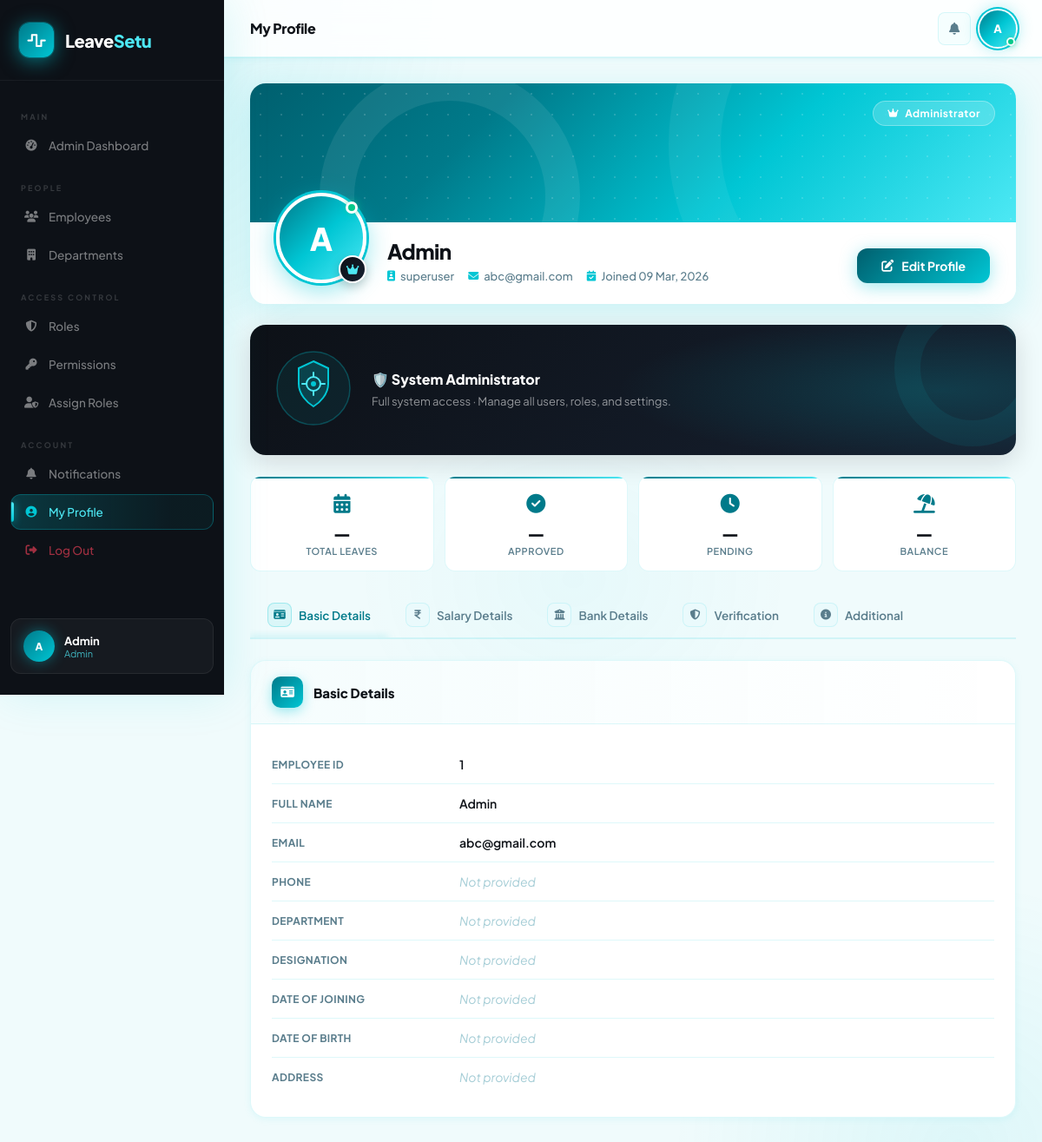
/dashboard/ (signed in), run on the app's committed database.
### users/models.py (models this page shows, shortened)
class User(AbstractUser):
    email = models.EmailField(unique=True)
    role = models.ForeignKey(
        Role,
        on_delete=models.SET_NULL,
        null=True,
        blank=True
    )
    department = models.ForeignKey(
        Department,
        on_delete=models.SET_NULL,
        null=True,
        blank=True
    )
    reporting_manager = models.ForeignKey(
        "self",
        on_delete=models.SET_NULL,
        null=True,
        blank=True,
        related_name="team_members"
    )
    phone = models.CharField(max_length=15, blank=True, null=True)
    date_of_joining = models.DateField(null=True, blank=True)
    is_senior = models.BooleanField(default=False)
    USERNAME_FIELD = "email"
    REQUIRED_FIELDS = ["username"]

class Role(models.Model):
    name = models.CharField(max_length=50, unique=True)

### users/views.py (the view)
# urls.py: path('dashboard/',         views.dashboard_template_view, name='dashboard'),
@login_required
def dashboard_template_view(request):
    user    = request.user
    profile = _build_profile_context(user)
    total_leaves    = 0
    approved_leaves = 0
    pending_leaves  = 0
    try:
        from leaves.models import LeaveRequest          # adjust app/model name
        qs              = LeaveRequest.objects.filter(user=user)
        total_leaves    = qs.count()
        approved_leaves = qs.filter(status='Approved').count()
        pending_leaves  = qs.filter(status='Pending').count()
    except Exception:
        pass    # leave stats default to 0 if model not available yet
    context = {
        'profile':         profile,
        'total_leaves':    total_leaves,
        'approved_leaves': approved_leaves,
        'pending_leaves':  pending_leaves,
        'leave_balance':   profile.leave_balance,
    }
    return render(request, 'dashboard.html', context)

### users/templates/dashboard.html (shortened to what this page needs)
{% extends 'base.html' %}
{% block page_title %}My Profile{% endblock %}
{% block content %}
<div class="profile-hero animate-in">
    <div class="hero-banner">
        <div class="hero-dots"></div>
        <div class="hero-role-badge">
            {% if request.user.role %}
                {% if request.user.role.name == "Admin" %}
                    <i class="fa-solid fa-crown"></i> Administrator
                {% elif request.user.role.name == "Manager" %}
                    <i class="fa-solid fa-briefcase"></i> Manager
                {% elif request.user.role.name == "HR" %}
                    <i class="fa-solid fa-users-gear"></i> Human Resources
                {% elif request.user.role.name == "TL" %}
                    <i class="fa-solid fa-code-branch"></i> Team Lead
                {% else %}
                    <i class="fa-solid fa-user-tie"></i> Employee
                {% endif %}
            {% endif %}
        </div>
    </div>
    <div class="hero-avatar-section">
        <div class="avatar-ring">
            <div class="avatar-big">
                {{ request.user.first_name|first|upper }}{{ request.user.last_name|first|upper }}
                <div class="avatar-online"></div>
                <div class="avatar-role-icon">
                    {% if request.user.role %}
                        {% if request.user.role.name == "Admin" %}
                            <i class="fa-solid fa-crown"></i>
                        {% elif request.user.role.name == "Manager" %}
                            <i class="fa-solid fa-briefcase"></i>
                        {% elif request.user.role.name == "HR" %}
                            <i class="fa-solid fa-users-gear"></i>
                        {% elif request.user.role.name == "TL" %}
                            <i class="fa-solid fa-code-branch"></i>
                        {% else %}
                            <i class="fa-solid fa-user-tie"></i>
                        {% endif %}
                    {% endif %}
                </div>
            </div>
        </div>
        <div class="hero-info">
            <div class="hero-name">{{ request.user.get_full_name|default:request.user.username }}</div>
            <div class="hero-meta">
                <span class="hero-meta-item">
                    <i class="fa-solid fa-id-badge"></i>
                    {{ request.user.username }}
                </span>
                <span class="hero-meta-item">
                    <i class="fa-solid fa-envelope"></i>
                    {{ request.user.email|default:"—" }}
                </span>
                {% if request.user.date_joined %}
                <span class="hero-meta-item">
                    <i class="fa-solid fa-calendar-check"></i>
                    Joined {{ request.user.date_joined|date:"d M, Y" }}
                </span>
                {% endif %}
            </div>
        </div>
        <div class="hero-actions">
            <button class="btn-save" onclick="toggleEditMode()">
                <i class="fa-solid fa-pen-to-square" id="editBtnIcon"></i>
                <span id="editBtnText">Edit Profile</span>
            </button>
        </div>
    </div>
</div>
<div class="role-illo-card animate-in delay-1">
    <div class="role-illo-svg">
    </div>
    <div class="role-illo-text">
        <h3>
            {% if request.user.role %}
                {% if request.user.role.name == "Admin" %}🛡️ System Administrator
                {% elif request.user.role.name == "HR" %}👥 Human Resources
                {% elif request.user.role.name == "Manager" %}💼 Manager
                {% elif request.user.role.name == "TL" %}🌿 Team Lead
                {% else %}✨ Team Member
                {% endif %}
            {% else %}Welcome!{% endif %}
        </h3>
        <p>
            {% if request.user.role %}
                {% if request.user.role.name == "Admin" %}Full system access · Manage all users, roles, and settings.
                {% elif request.user.role.name == "HR" %}Manage employee records, leaves, and HR policies.
                {% elif request.user.role.name == "Manager" %}Oversee your team, approve leaves, and track performance.
                {% elif request.user.role.name == "TL" %}Lead your team, review leave requests, and track progress.
                {% else %}Apply for leaves, track balances, and manage your profile.
                {% endif %}
            {% endif %}
        </p>
    </div>
</div>
<div class="profile-stats animate-in delay-2">
    <div class="ps-chip">
        <div class="ps-chip-icon"><i class="fa-solid fa-calendar-days"></i></div>
        <div class="ps-chip-val">{{ total_leaves|default:"—" }}</div>
        <div class="ps-chip-label">Total Leaves</div>
    </div>
    <div class="ps-chip">
        <div class="ps-chip-icon"><i class="fa-solid fa-circle-check"></i></div>
        <div class="ps-chip-val">{{ approved_leaves|default:"—" }}</div>
        <div class="ps-chip-label">Approved</div>
    </div>
    <div class="ps-chip">
        <div class="ps-chip-icon"><i class="fa-solid fa-clock"></i></div>
        <div class="ps-chip-val">{{ pending_leaves|default:"—" }}</div>
        <div class="ps-chip-label">Pending</div>
    </div>
    <div class="ps-chip">
        <div class="ps-chip-icon"><i class="fa-solid fa-umbrella-beach"></i></div>
        <div class="ps-chip-val">{{ leave_balance|default:"—" }}</div>
        <div class="ps-chip-label">Balance</div>
    </div>
</div>
<div class="profile-tabs animate-in delay-3" id="profileTabs">
    <button class="ptab active" onclick="switchTab('basic', this)">
        <span class="ptab-icon"><i class="fa-solid fa-id-card"></i></span>
        Basic Details
    </button>
    <button class="ptab" onclick="switchTab('salary', this)">
        <span class="ptab-icon"><i class="fa-solid fa-indian-rupee-sign"></i></span>
        Salary Details
    </button>
    <button class="ptab" onclick="switchTab('bank', this)">
        <span class="ptab-icon"><i class="fa-solid fa-building-columns"></i></span>
        Bank Details
    </button>
    <button class="ptab" onclick="switchTab('verification', this)">
        <span class="ptab-icon"><i class="fa-solid fa-shield-halved"></i></span>
        Verification
    </button>
    <button class="ptab" onclick="switchTab('additional', this)">
        <span class="ptab-icon"><i class="fa-solid fa-circle-info"></i></span>
        Additional
    </button>
</div>
<div class="tab-panel active animate-in delay-4" id="panel-basic">
    <div class="section-card">
        <div class="section-card-header">
            <div class="section-card-title">
                <div class="section-title-icon"><i class="fa-solid fa-id-card"></i></div>
                Basic Details
            </div>
        </div>
        <div class="section-card-body">
            <div id="view-basic">
                <div class="field-row">
                    <div class="field-label">Employee ID</div>
                    <div class="field-value">{{ profile.employee_id|default:"—" }}</div>
                </div>
                <div class="field-row">
                    <div class="field-label">Full Name</div>
                    <div class="field-value">{{ request.user.get_full_name|default:"—" }}</div>
                </div>
                <div class="field-row">
                    <div class="field-label">Email</div>
                    <div class="field-value">{{ request.user.email|default:"—" }}</div>
                </div>
                <div class="field-row">
                    <div class="field-label">Phone</div>
                    <div class="field-value {% if not profile.phone %}empty{% endif %}">{{ profile.phone|default:"Not provided" }}</div>
                </div>
                <div class="field-row">
                    <div class="field-label">Department</div>
                    <div class="field-value {% if not profile.department %}empty{% endif %}">{{ profile.department|default:"Not provided" }}</div>
                </div>
                <div class="field-row">
                    <div class="field-label">Designation</div>
                    <div class="field-value {% if not profile.designation %}empty{% endif %}">{{ profile.designation|default:"Not provided" }}</div>
                </div>
                <div class="field-row">
                    <div class="field-label">Date of Joining</div>
                    <div class="field-value {% if not profile.date_of_joining %}empty{% endif %}">{{ profile.date_of_joining|date:"d M, Y"|default:"Not provided" }}</div>
                </div>
                <div class="field-row">
                    <div class="field-label">Date of Birth</div>
                    <div class="field-value {% if not profile.date_of_birth %}empty{% endif %}">{{ profile.date_of_birth|date:"d M, Y"|default:"Not provided" }}</div>
                </div>
                <div class="field-row">
                    <div class="field-label">Address</div>
                    <div class="field-value {% if not profile.address %}empty{% endif %}">{{ profile.address|default:"Not provided" }}</div>
                </div>
            </div>
        </div>
    </div>
</div>
{% endblock %}

### templates/base.html (shortened to what this page needs)
<!DOCTYPE html>
<html lang="en">
<head>
    <link rel="stylesheet" href="https://cdnjs.cloudflare.com/ajax/libs/font-awesome/6.5.0/css/all.min.css">
</head>
<body>
{% if request.user.is_authenticated %}
<aside class="sidebar" id="sidebar">
    <div class="sidebar-logo">
        <div class="logo-mark">
            <i class="fa-solid fa-wave-square"></i>
        </div>
        <span class="logo-text">Leave<span>Setu</span></span>
    </div>
    <nav class="sidebar-nav">
        <div class="nav-section-label">Main</div>
        {% if request.user.role %}
            {% if request.user.role.name == "Admin" %}
            <a href="{% url 'admin_dashboard' %}" class="nav-item {% if request.resolver_match.url_name == 'admin_dashboard' %}active{% endif %}">
                <i class="fa-solid fa-gauge-high nav-icon"></i> Admin Dashboard
            </a>
            {% elif request.user.role.name == "TL" %}
            <a href="{% url 'tl_dashboard' %}" class="nav-item {% if request.resolver_match.url_name == 'tl_dashboard' %}active{% endif %}">
                <i class="fa-solid fa-gauge-high nav-icon"></i> Dashboard
            </a>
            {% elif request.user.role.name == "HR" %}
            <a href="{% url 'hr_dashboard' %}" class="nav-item {% if request.resolver_match.url_name == 'hr_dashboard' %}active{% endif %}">
                <i class="fa-solid fa-gauge-high nav-icon"></i> Dashboard
            </a>
            {% elif request.user.role.name == "Manager" %}
            <a href="{% url 'manager_dashboard' %}" class="nav-item {% if request.resolver_match.url_name == 'manager_dashboard' %}active{% endif %}">
                <i class="fa-solid fa-gauge-high nav-icon"></i> Dashboard
            </a>
            {% else %}
            <a href="{% url 'employee_dashboard' %}" class="nav-item {% if request.resolver_match.url_name == 'employee_dashboard' %}active{% endif %}">
                <i class="fa-solid fa-gauge-high nav-icon"></i> Dashboard
            </a>
            {% endif %}
        {% endif %}
        {% if request.user.role and request.user.role.name in "HR Manager Admin" %}
        <div class="nav-section-label">People</div>
        <a href="{% url 'hr_employee_list' %}" class="nav-item {% if request.resolver_match.url_name == 'hr_employee_list' %}active{% endif %}">
            <i class="fa-solid fa-users nav-icon"></i> Employees
        </a>
        {% endif %}
        {% if request.user.role and request.user.role.name == "Admin" %}
        <a href="{% url 'department_list' %}" class="nav-item {% if request.resolver_match.url_name == 'department_list' or request.resolver_match.url_name == 'department_detail' %}active{% endif %}">
            <i class="fa-solid fa-building nav-icon"></i> Departments
        </a>
        <div class="nav-section-label">Access Control</div>
        <a href="{% url 'role_list' %}" class="nav-item {% if request.resolver_match.url_name == 'role_list' %}active{% endif %}">
            <i class="fa-solid fa-shield-halved nav-icon"></i> Roles
        </a>
        <a href="{% url 'role_permission_list' %}" class="nav-item {% if request.resolver_match.url_name == 'role_permission_list' %}active{% endif %}">
            <i class="fa-solid fa-key nav-icon"></i> Permissions
        </a>
        <a href="{% url 'assign_role' %}" class="nav-item {% if request.resolver_match.url_name == 'assign_role' %}active{% endif %}">
            <i class="fa-solid fa-user-shield nav-icon"></i> Assign Roles
        </a>
        {% endif %}
        <div class="nav-section-label">Account</div>
        <a href="{% url 'notifications' %}" class="nav-item {% if request.resolver_match.url_name == 'notifications' %}active{% endif %}">
            <i class="fa-solid fa-bell nav-icon"></i> Notifications
        </a>
        <a href="{% url 'dashboard' %}" class="nav-item {% if request.resolver_match.url_name == 'dashboard' %}active{% endif %}">
            <i class="fa-solid fa-circle-user nav-icon"></i> My Profile
        </a>
        <a href="{% url 'logout' %}" class="nav-item" style="color:rgba(240,64,88,0.65);">
            <i class="fa-solid fa-right-from-bracket nav-icon"></i> Log Out
        </a>
    </nav>
    <div class="sidebar-user">
        <div class="user-avatar-sidebar">
            {{ request.user.first_name|first|upper }}{{ request.user.last_name|first|upper }}
        </div>
        <div class="user-info">
            <div class="user-name">{{ request.user.get_full_name|default:request.user.username }}</div>
            <div class="user-role">{% if request.user.role %}{{ request.user.role.name }}{% else %}N/A{% endif %}</div>
        </div>
    </div>
</aside>
{% endif %}
<div class="main-wrapper" {% if not request.user.is_authenticated %}style="margin-left:0;"{% endif %}>
    {% if request.user.is_authenticated %}
    <header class="topbar">
        <h1 class="topbar-title">{% block page_title %}Dashboard{% endblock %}</h1>
        <div class="topbar-actions">
            <a href="{% url 'notifications' %}" class="icon-btn">
                <i class="fa-solid fa-bell"></i>
            </a>
            <div class="profile-dropdown-wrapper" id="profileWrapper">
                <div class="avatar-wrapper" onclick="toggleProfileDropdown()" title="My Profile">
                    <div class="topbar-avatar">
                        {{ request.user.first_name|first|upper }}{{ request.user.last_name|first|upper }}
                    </div>
                </div>
            </div>
        </div>
    </header>
    {% endif %}
    <main class="page-content">
        {% block content %}{% endblock %}
    </main>
</div>
</body>
</html>

### data on the page
User: user.first_name|first "A", user.get_full_name "Admin", user.role.name "Admin", user.username "superuser", user.email "abc@gmail.com", user.date_joined "09 Mar, 2026"

### other printed values
{{ total_leaves|default:"—" }} "—"
{{ approved_leaves|default:"—" }} "—"
{{ pending_leaves|default:"—" }} "—"
{{ leave_balance|default:"—" }} "—"
{{ profile.employee_id|default:"—" }} "1"
{{ profile.phone|default:"Not provided" }} "Not provided"
{{ profile.department|default:"Not provided" }} "Not provided"
{{ profile.designation|default:"Not provided" }} "Not provided"
{{ profile.date_of_joining|date:"d M, Y"|default:"Not provided" }} "Not provided"
{{ profile.date_of_birth|date:"d M, Y"|default:"Not provided" }} "Not provided"
{{ profile.address|default:"Not provided" }} "Not provided"
